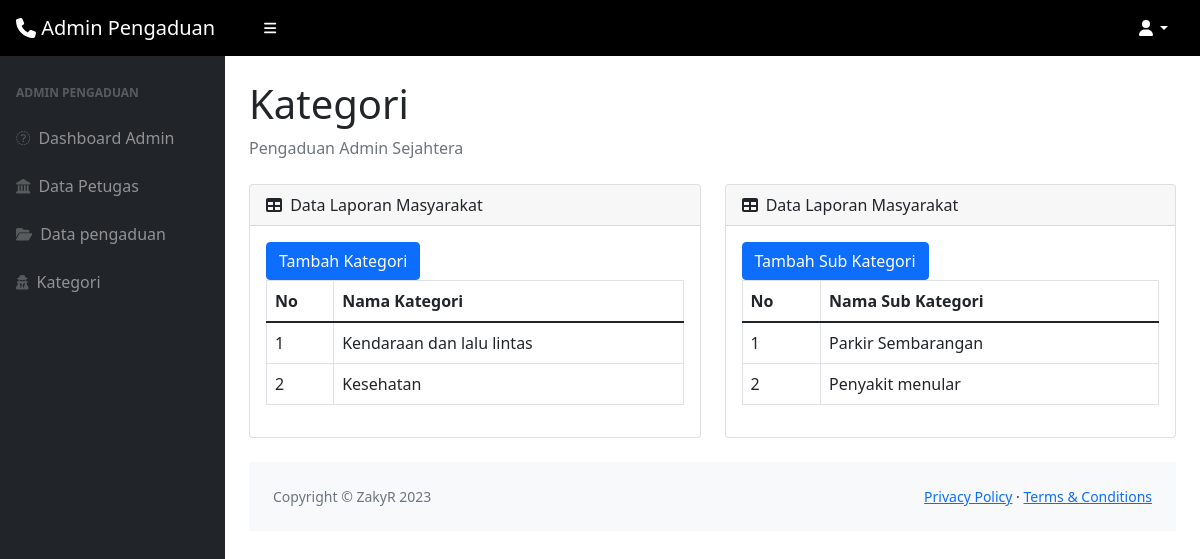
/admin/kategori, run on the app's committed database.
### tables this page shows
CREATE TABLE `kategori` (
  `id` int(11) NOT NULL,
  `kategori` varchar(128) NOT NULL
);

CREATE TABLE `subkategori` (
  `id` int(11) NOT NULL,
  `id_kategori` int(11) NOT NULL,
  `subkategori` varchar(255) NOT NULL
);

### application/controllers/Admin.php (called while the page is built, shortened)
<?php
class Admin extends CI_Controller
{
public function kategori(){
        $data['kategori']=$this->db->get('kategori')->result_array();
        $data['subkategori']=$this->db->get('subkategori')->result_array();
        $data['user']  =$this->db->get_where('petugas',['username'=>$this->session->userdata('username')])->row_array();
        $this->load->view('templates_admin/header',$data);
        $this->load->view('templates_admin/topbar');
        $this->load->view('templates_admin/sidebar');
        $this->load->view('Dashboard_admin/kategori',$data);
        $this->load->view('templates_admin/footer');
}
}

### index.php (called while the page is built, shortened)
<?php
require_once BASEPATH.'core/CodeIgniter.php';

### application/views/Dashboard_admin/kategori.php (the view, shortened to what this page needs)
<div id="layoutSidenav_content">
    <main>
        <div class="container-fluid px-4">
            <h1 class="mt-4">Kategori</h1>
            <ol class="breadcrumb mb-4">
                <li class="breadcrumb-item active">Pengaduan Admin Sejahtera</li>
            </ol>
            <div class="row">
                <div class="col-md-6">
                    <div class="card mb-4">
                        <div class="card-header">
                            <i class="fas fa-table me-1"></i>
                            Data Laporan Masyarakat
                        </div>
                        <div class="card-body">
                            <button type="button" class="btn btn-primary" data-bs-toggle="modal" data-bs-target="#staticBackdrop">
                                Tambah Kategori
                            </button>
                            <table class="table table-bordered">
                                <thead>
                                    <tr>
                                        <th>No</th>
                                        <th>Nama Kategori</th>
                                    </tr>
                                </thead>
                                <tbody>
                                    <?php
                                    $no = 1;
                                    foreach ($kategori as $k) : ?>
                                        <tr>
                                            <td><?= $no ?></td>
                                            <td><?= $k['kategori'] ?></td>
                                        </tr>
                                    <?php
                                        $no++;
                                    endforeach ?>
                                </tbody>
                            </table>
                        </div>
                    </div>
                </div>
                <div class="col-md-6">
                    <div class="card mb-4">
                        <div class="card-header">
                            <i class="fas fa-table me-1"></i>
                            Data Laporan Masyarakat
                        </div>
                        <div class="card-body">
                            <button type="button" class="btn btn-primary" data-bs-toggle="modal" data-bs-target="#tambahsub">
                                Tambah Sub Kategori
                            </button>
                            <table class="table table-bordered">
                                <thead>
                                    <tr>
                                        <th>No</th>
                                        <th>Nama Sub Kategori</th>
                                    </tr>
                                </thead>
                                <tbody>
                                    <?php
                                    $no = 1;
                                    foreach ($subkategori as $k) : ?>
                                        <tr>
                                            <td><?= $no ?></td>
                                            <td><?= $k['subkategori'] ?></td>
                                        </tr>
                                    <?php
                                        $no++;
                                    endforeach ?>
                                </tbody>
                            </table>
                        </div>
                    </div>
                </div>
            </div>

### data on the page
kategori: kategori "Kendaraan dan lalu lintas"
kategori: kategori "Kesehatan"
subkategori: subkategori "Parkir Sembarangan"
subkategori: subkategori "Penyakit menular"
